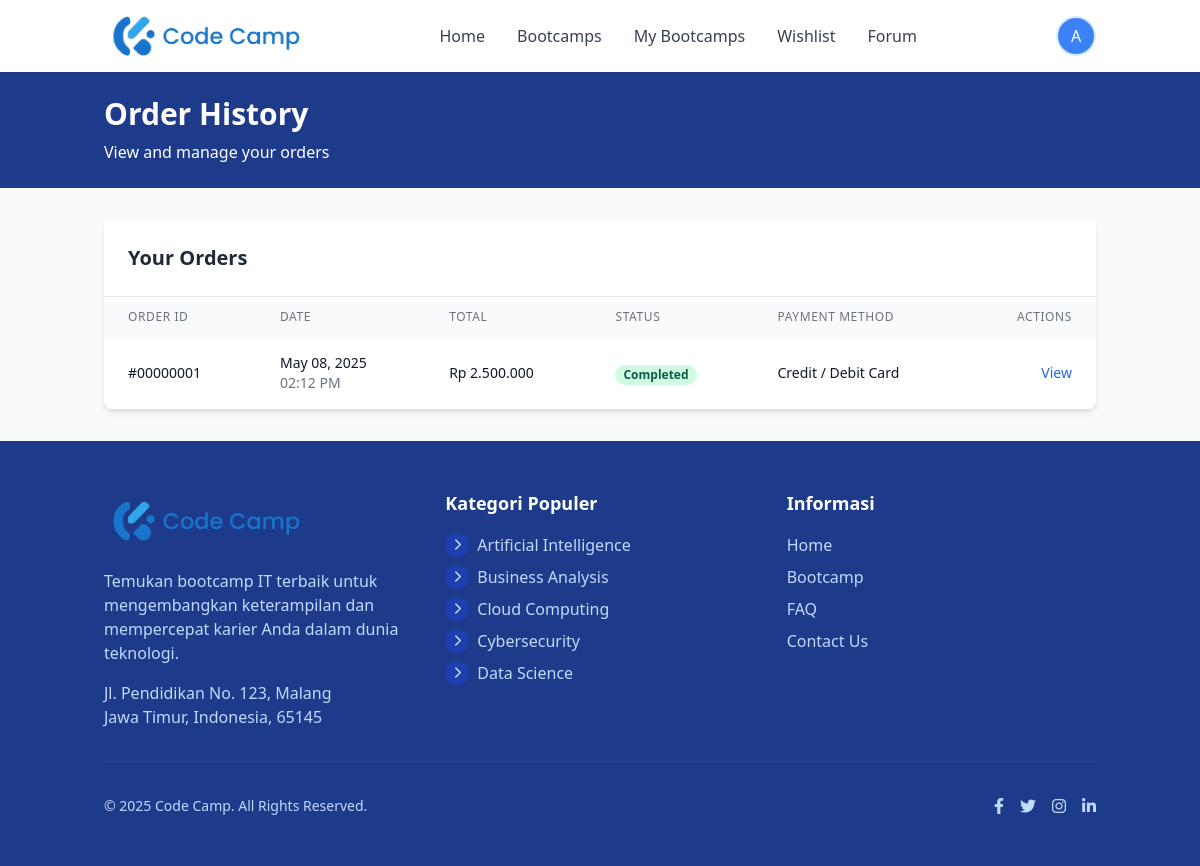
The app's page /index.php?action=my_orders (signed in) with its own data.
### tables this page shows
CREATE TABLE IF NOT EXISTS orders (
    id INT AUTO_INCREMENT PRIMARY KEY,
    order_number VARCHAR(20) NOT NULL UNIQUE,  
    user_id INT NOT NULL,
    total_amount DECIMAL(10, 2) NOT NULL DEFAULT 0.00,  
    discount_amount DECIMAL(10, 2) DEFAULT 0.00,  
    final_amount DECIMAL(10, 2) NOT NULL DEFAULT 0.00,  
    payment_status ENUM('pending', 'completed', 'failed', 'cancelled', 'refunded') DEFAULT 'pending',  
    payment_method VARCHAR(50) DEFAULT NULL,  
    transaction_id VARCHAR(100) DEFAULT NULL,  
    notes TEXT DEFAULT NULL,  
    created_at DATETIME NOT NULL DEFAULT CURRENT_TIMESTAMP,  
    updated_at DATETIME DEFAULT CURRENT_TIMESTAMP ON UPDATE CURRENT_TIMESTAMP,  
    
     
    FOREIGN KEY (user_id) REFERENCES users(id) ON DELETE RESTRICT ON UPDATE CASCADE,
    
     
    INDEX idx_orders_number (order_number),
    INDEX idx_orders_user (user_id),
    INDEX idx_orders_status (payment_status),
    INDEX idx_orders_created (created_at)
);

CREATE TABLE IF NOT EXISTS categories (
    id INT AUTO_INCREMENT PRIMARY KEY,
    name VARCHAR(100) NOT NULL UNIQUE,  
    slug VARCHAR(100) NOT NULL UNIQUE,  
    icon VARCHAR(255) DEFAULT NULL,  
    description TEXT DEFAULT NULL,  
    status ENUM('active', 'inactive') DEFAULT 'active',  
    sort_order INT DEFAULT 0,  
    created_at DATETIME NOT NULL DEFAULT CURRENT_TIMESTAMP,  
    updated_at DATETIME DEFAULT CURRENT_TIMESTAMP ON UPDATE CURRENT_TIMESTAMP,  
    
     
    INDEX idx_categories_slug (slug),
    INDEX idx_categories_status (status),
    INDEX idx_categories_sort (sort_order)
);

### controllers/OrderController.php (called while the page is built, shortened)
<?php
require_once 'models/Order.php';
require_once 'config/database.php';
class OrderController {
    private $order;
    public function __construct() {
        $this->database = new Database();
        $this->db = $this->database->getConnection();
        $this->order = new Order($this->db);
    }
    public function myOrders() {
        $user_id = $_SESSION['user_id'];
        $this->order->user_id = $user_id;
        $page = isset($_GET['page']) ? max(1, (int)$_GET['page']) : 1;
        $limit = 10;
        $offset = ($page - 1) * $limit;
        $stmt = $this->order->getUserOrders($limit, $offset);
        $orders = $stmt->fetchAll(PDO::FETCH_ASSOC);
        include_once 'views/order/history.php';
    }
}
?>

### config/database.php (called while the page is built, shortened)
<?php
class Database {
    private $host;
    private $database_name;
    private $username;
    private $password;
    private $charset;
    public function __construct() {
        $this->host = $_ENV['DB_HOST'] ?? 'localhost';
        $this->database_name = $_ENV['DB_NAME'] ?? 'code_camp';
        $this->username = $_ENV['DB_USER'] ?? 'root';
        $this->password = $_ENV['DB_PASS'] ?? 'rahasia';
        $this->charset = 'utf8mb4';
    }
    public function getConnection() {
        $this->conn = null;
        try {
            $dsn = "mysql:host=" . $this->host . ";dbname=" . $this->database_name . ";charset=" . $this->charset;
            $options = [
                PDO::ATTR_ERRMODE => PDO::ERRMODE_EXCEPTION,
                PDO::ATTR_DEFAULT_FETCH_MODE => PDO::FETCH_ASSOC,
                PDO::ATTR_EMULATE_PREPARES => false,
                PDO::MYSQL_ATTR_INIT_COMMAND => "SET NAMES " . $this->charset . " COLLATE utf8mb4_unicode_ci"
            ];
            $this->conn = new PDO($dsn, $this->username, $this->password, $options);
            $this->conn->exec("SET time_zone = '+07:00'");
        } catch(PDOException $exception) {
            error_log("Database connection error: " . $exception->getMessage());
            if ($_ENV['APP_ENV'] === 'production') {
                throw new Exception("Database connection failed");
            } else {
                throw new Exception("Database connection error: " . $exception->getMessage());
            }
        }
        return $this->conn;
    }
}
?>

### models/Order.php (called while the page is built, shortened)
<?php
require_once 'config/database.php';
class Order {
    private $conn;
    private $table_name = "orders";
    public $user_id;
    public function __construct($db) {
        $this->conn = $db;
    }
    public function getUserOrders($limit = 10, $offset = 0) {
        try {
            $limit = max(1, (int)$limit);
            $offset = max(0, (int)$offset);
            $query = "SELECT * FROM " . $this->table_name . "
                    WHERE user_id = :user_id
                    ORDER BY created_at DESC
                    LIMIT :limit OFFSET :offset";
            $stmt = $this->conn->prepare($query);
            $stmt->bindParam(":user_id", $this->user_id, PDO::PARAM_INT);
            $stmt->bindParam(":limit", $limit, PDO::PARAM_INT);
            $stmt->bindParam(":offset", $offset, PDO::PARAM_INT);
            $stmt->execute();
            return $stmt;
        } catch (Exception $e) {
            error_log("Get user orders exception: " . $e->getMessage());
            return false;
        }
    }
}
?>

### models/Category.php (called while the page is built, shortened)
<?php
require_once 'config/database.php';
class Category {
    private $conn;
    private $table_name = "categories";
    public function __construct($db) {
        $this->conn = $db;
    }
    public function readAll() {
        $query = "SELECT * FROM " . $this->table_name . " ORDER BY name ASC";
        $stmt = $this->conn->prepare($query);
        $stmt->execute();
        return $stmt;
    }
}
?>

### views/order/history.php (the view, shortened to what this page needs)
<?php
include_once 'views/includes/header.php';
?>
<div class="bg-blue-900 text-white py-6">
    <div class="container mx-auto px-4">
        <h1 class="text-3xl font-bold">Order History</h1>
        <p class="mt-2">View and manage your orders</p>
    </div>
</div>
<div class="container mx-auto px-4 py-8">
    <?php if (empty($orders)): ?>
        <div class="bg-white rounded-lg shadow-md p-8 text-center">
            <div class="text-gray-500 mb-4">
                <i class="fas fa-receipt text-6xl"></i>
            </div>
            <h2 class="text-2xl font-bold text-gray-800 mb-2">No orders yet</h2>
            <p class="text-gray-600 mb-6">You haven't made any purchases yet. Start exploring our bootcamps!</p>
            <a href="index.php?action=bootcamps" class="px-6 py-3 bg-blue-600 text-white font-medium rounded-md hover:bg-blue-700 transition-colors inline-block">
                Browse Bootcamps
            </a>
        </div>
    <?php else: ?>
        <div class="bg-white rounded-lg shadow-md overflow-hidden">
            <div class="p-6 border-b">
                <h2 class="text-xl font-bold text-gray-800">Your Orders</h2>
            </div>
            <div class="overflow-x-auto">
                <table class="min-w-full">
                    <thead class="bg-gray-50">
                        <tr>
                            <th scope="col" class="px-6 py-3 text-left text-xs font-medium text-gray-500 uppercase tracking-wider">
                                Order ID
                            </th>
                            <th scope="col" class="px-6 py-3 text-left text-xs font-medium text-gray-500 uppercase tracking-wider">
                                Date
                            </th>
                            <th scope="col" class="px-6 py-3 text-left text-xs font-medium text-gray-500 uppercase tracking-wider">
                                Total
                            </th>
                            <th scope="col" class="px-6 py-3 text-left text-xs font-medium text-gray-500 uppercase tracking-wider">
                                Status
                            </th>
                            <th scope="col" class="px-6 py-3 text-left text-xs font-medium text-gray-500 uppercase tracking-wider">
                                Payment Method
                            </th>
                            <th scope="col" class="px-6 py-3 text-right text-xs font-medium text-gray-500 uppercase tracking-wider">
                                Actions
                            </th>
                        </tr>
                    </thead>
                    <tbody class="bg-white divide-y divide-gray-200">
                        <?php foreach ($orders as $order): ?>
                            <tr>
                                <td class="px-6 py-4 whitespace-nowrap">
                                    <div class="text-sm font-medium text-gray-900">
                                        #<?php echo str_pad($order['id'], 8, '0', STR_PAD_LEFT); ?>
                                    </div>
                                </td>
                                <td class="px-6 py-4 whitespace-nowrap">
                                    <div class="text-sm text-gray-900">
                                        <?php echo date('M d, Y', strtotime($order['created_at'])); ?>
                                    </div>
                                    <div class="text-sm text-gray-500">
                                        <?php echo date('h:i A', strtotime($order['created_at'])); ?>
                                    </div>
                                </td>
                                <td class="px-6 py-4 whitespace-nowrap">
                                    <div class="text-sm text-gray-900 font-medium">
                                        Rp <?php echo number_format($order['total_amount'], 0, ',', '.'); ?>
                                    </div>
                                </td>
                                <td class="px-6 py-4 whitespace-nowrap">
                                    <?php
                                    $status_class = '';
                                    switch ($order['payment_status']) {
                                        case 'completed':
                                            $status_class = 'bg-green-100 text-green-800';
                                            $status_text = 'Completed';
                                            break;
                                    }
                                    ?>
                                    <span class="px-2 inline-flex text-xs leading-5 font-semibold rounded-full <?php echo $status_class; ?>">
                                        <?php echo $status_text; ?>
                                    </span>
                                </td>
                                <td class="px-6 py-4 whitespace-nowrap text-sm text-gray-900">
                                    <?php
                                    switch ($order['payment_method']) {
                                        case 'credit_card':
                                            echo 'Credit / Debit Card';
                                            break;
                                    }
                                    ?>
                                </td>
                                <td class="px-6 py-4 whitespace-nowrap text-right text-sm font-medium">
                                    <a href="index.php?action=order_detail&id=<?php echo $order['id']; ?>" class="text-blue-600 hover:text-blue-900">
                                        View
                                    </a>
                                </td>
                            </tr>
                        <?php endforeach; ?>
                    </tbody>
                </table>
            </div>
        </div>
    <?php endif; ?>
</div>
<?php
include_once 'views/includes/footer.php';
?>

### views/includes/footer.php (shortened to what this page needs)
<?php
if (!isset($categories)) {
    require_once (isset($base_url) ? $base_url : '') . 'config/database.php';
    require_once (isset($base_url) ? $base_url : '') . 'models/Category.php';
    $database = new Database();
    $db = $database->getConnection();
    $category = new Category($db);
    $categoryStmt = $category->readAll();
    $categories = $categoryStmt->fetchAll(PDO::FETCH_ASSOC);
}
?>
    <footer class="bg-blue-900 text-white">
        <div class="container mx-auto px-4 py-12">
            <div class="grid grid-cols-1 md:grid-cols-3 gap-8">
                <div>
                    <div class="flex items-center mb-4">
                        <img src="<?php echo isset($base_url) ? $base_url : ''; ?>assets/images/logo.png" alt="Logo" class="h-16 hidden md:block">
                    </div>
                    <p class="text-blue-200 mb-4">Temukan bootcamp IT terbaik untuk mengembangkan keterampilan dan mempercepat karier Anda dalam dunia teknologi.</p>
                    <p class="text-blue-200">Jl. Pendidikan No. 123, Malang<br>Jawa Timur, Indonesia, 65145</p>
                </div>
                <div>
                    <h3 class="text-lg font-bold mb-4">Kategori Populer</h3>
                    <ul class="space-y-2">
                        <?php foreach (array_slice($categories, 0, 5) as $category): ?>
                            <li class="flex items-center">
                                <div class="w-6 h-6 mr-2 bg-blue-800 rounded-full flex items-center justify-center">
                                    <?php
                                    $icon_path = null;
                                    if ($icon_path): ?>
                                        <img src="<?php echo $icon_path; ?>" alt="<?php echo htmlspecialchars($category['name']); ?>" class="w-4 h-4 object-contain filter brightness-0 invert">
                                    <?php else: ?>
                                        <i class="fas fa-chevron-right text-blue-200 text-xs"></i>
                                    <?php endif; ?>
                                </div>
                                <a href="<?php echo isset($base_url) ? $base_url : ''; ?>index.php?action=bootcamp_category&id=<?php echo $category['id']; ?>" class="text-blue-200 hover:text-white transition-colors">
                                    <?php echo htmlspecialchars($category['name']); ?>
                                </a>
                            </li>
                        <?php endforeach; ?>
                    </ul>
                </div>
                <div>
                    <h3 class="text-lg font-bold mb-4">Informasi</h3>
                    <ul class="space-y-2">
                        <li><a href="<?php echo isset($base_url) ? $base_url : ''; ?>index.php" class="text-blue-200 hover:text-white">Home</a></li>
                        <li><a href="<?php echo isset($base_url) ? $base_url : ''; ?>index.php?action=bootcamps" class="text-blue-200 hover:text-white">Bootcamp</a></li>
                        <li><a href="#" class="text-blue-200 hover:text-white">FAQ</a></li>
                        <li><a href="#" class="text-blue-200 hover:text-white">Contact Us</a></li>
                    </ul>
                </div>
            </div>
            <div class="border-t border-blue-800 mt-8 pt-8 flex flex-col md:flex-row justify-between items-center">
                <p class="text-blue-200 text-sm">&copy; 2025 Code Camp. All Rights Reserved.</p>
                <div class="flex space-x-4 mt-4 md:mt-0">
                    <a href="#" class="text-blue-200 hover:text-white">
                        <i class="fab fa-facebook-f"></i>
                    </a>
                    <a href="#" class="text-blue-200 hover:text-white">
                        <i class="fab fa-twitter"></i>
                    </a>
                    <a href="#" class="text-blue-200 hover:text-white">
                        <i class="fab fa-instagram"></i>
                    </a>
                    <a href="#" class="text-blue-200 hover:text-white">
                        <i class="fab fa-linkedin-in"></i>
                    </a>
                </div>
            </div>
        </div>
    </footer>
</body>
</html>

### assets/css/custom.css (style rules this page uses)
body { font-family: 'Inter', sans-serif; }

### records on screen
orders: id "00000001", created_at "May 08, 2025", created_at "02:12 PM", total_amount "2.500.000", payment_status "Completed", payment_method "Credit / Debit Card"
categories: name "Artificial Intelligence"
categories: name "Business Analysis"
categories: name "Cloud Computing"
categories: name "Cybersecurity"
categories: name "Data Science"

### other values on screen
substr($user_name, 0, 1) "A"
